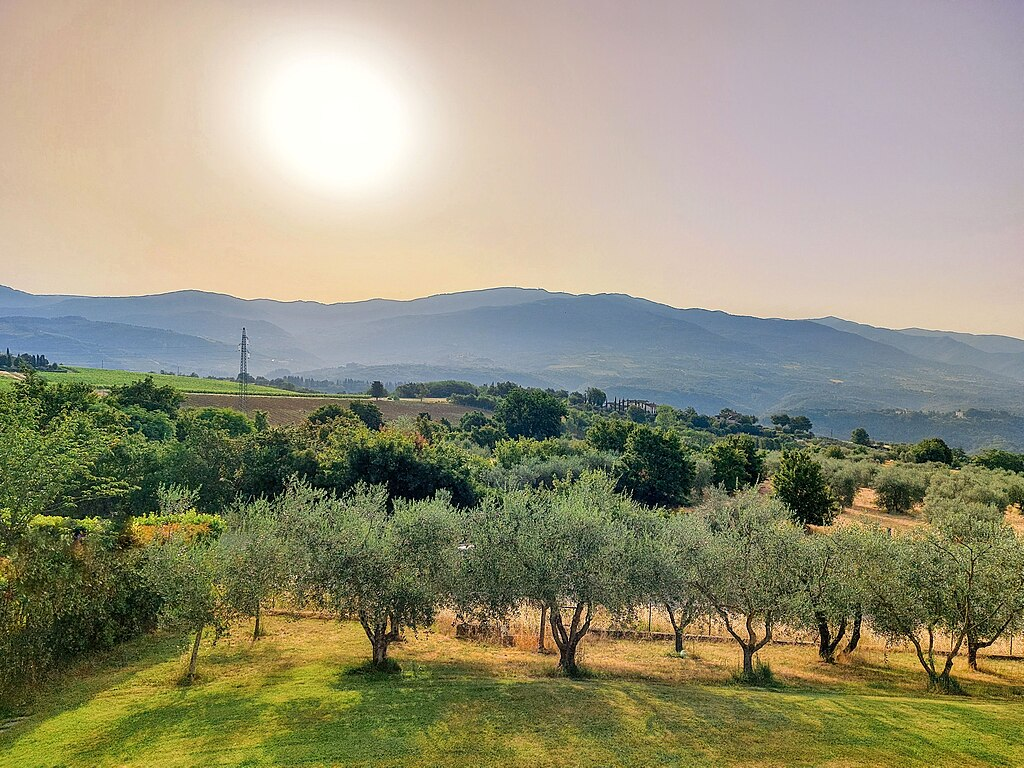
#> input picture Sashank_240725/week2_assignment/image.jpg, 1024 x 768 px, found by its file name
$ jupyter execute 'Assignment 2.ipynb'   (text cells are left out)
#> lines starting #> are read from the running program, lines starting #| are printed output that depends on the picture
[cell 1]
import cv2 as cv
import numpy as np
import os

img = cv.imread("Image.jpg")
#> img is the input picture: shape (768, 1024, 3); mean B, G, R 121.2, 146.6, 149.9
output_gray = cv.cvtColor(img,cv.COLOR_BGR2GRAY)
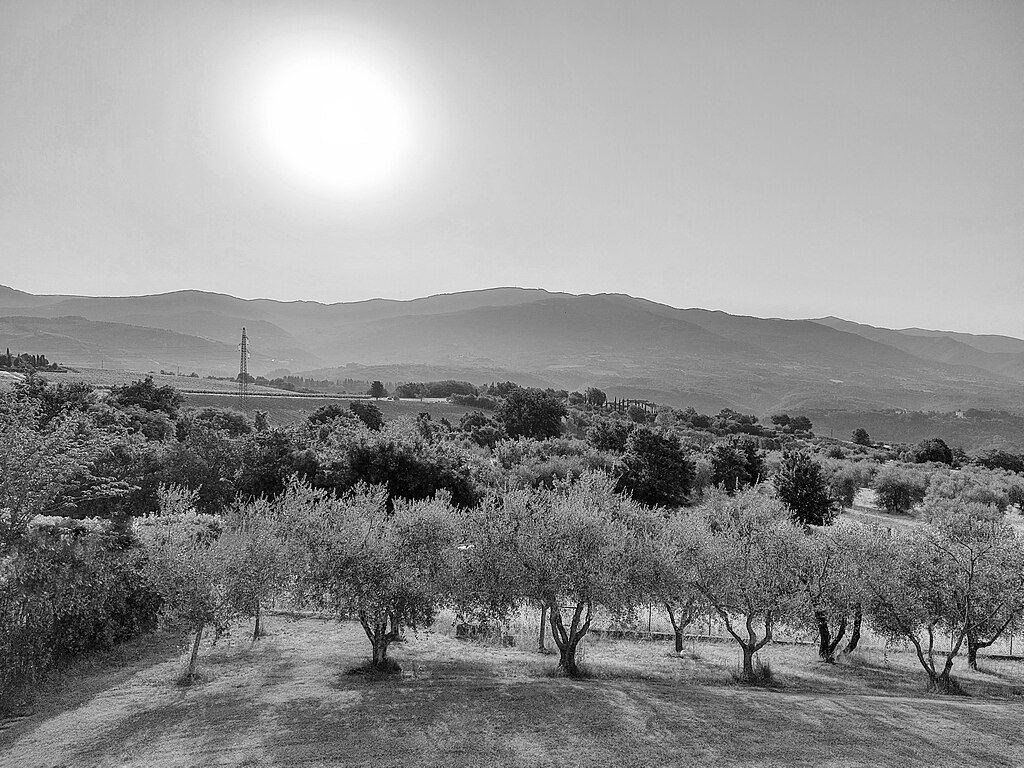
#> output_gray: shape (768, 1024); min 0, max 255, mean 144.7
cv.imshow("output_gray.jpg",output_gray)
cv.waitKey(0)

[cell 2]
capture = cv.VideoCapture(0)
frameCount = 1

if not os.path.exists("Frames"):
    os.makedirs("Frames")

while True:
    isTrue, frame = capture.read()
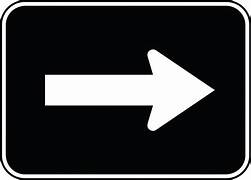
#> input picture BoddupallyUthamTejaSree_240280/Week 3/Image1.jpg, 251 x 180 px, given in place of the camera
#> frame is the input picture: shape (180, 251, 3); mean B, G, R 58.3, 56.9, 56.3

    if frameCount%30 == 0:
        cv.imwrite(f"Frames/Frame {frameCount}.jpg",frame)
    cv.imshow("FRAMES",frame)
    frameCount += 1
    if cv.waitKey(20) & 0xFF == ord('q'):
#> (key q is pressed here)
        break


cv.destroyAllWindows()
capture.release()

[cell 3]
rotated_image = cv.rotate(img,cv.ROTATE_90_CLOCKWISE)
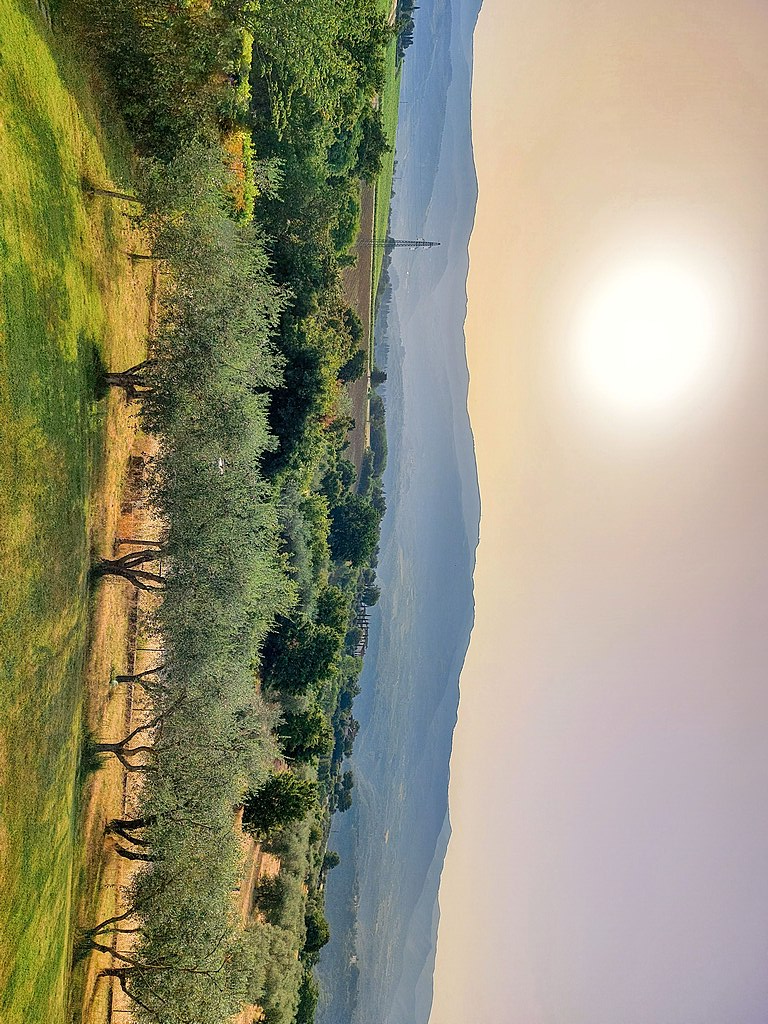
#> rotated_image: shape (1024, 768, 3); mean B, G, R 121.2, 146.6, 149.9
cv.imwrite("rotated_image.jpg",rotated_image)

cropped_image = rotated_image[300:500 , 200:400]
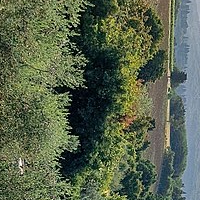
#> cropped_image: shape (200, 200, 3); mean B, G, R 77.8, 100.2, 88.7
cv.imwrite("cropped_image.jpg",cropped_image)
#> Out = True

# cv.imshow('rotated_image',rotated_image)
# cv.imshow('cropped_image',cropped_image)
# cv.waitKey(0)

[cell 4]
import time

video = cv.VideoCapture(0)

start_time = time.time()
while True :
    isTrue , frame = video.read()
    edges = cv.Canny(frame,125,175)
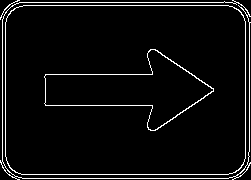
#> edges: shape (180, 251); 4.9% white in thin lines or dots
    edges_recolor = cv.cvtColor(edges, cv.COLOR_GRAY2BGR)
#> edges_recolor: shape (180, 251, 3); 4.9% white in thin lines or dots
    concatenated = np.concatenate((frame,edges_recolor))
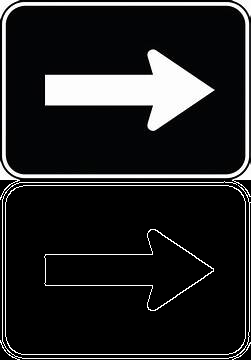
#> concatenated: shape (360, 251, 3); mean B, G, R 35.4, 34.8, 34.4
    time_elapsed = time.time() - start_time
    if time_elapsed > 10 :
        break
    cv.imshow("Video",concatenated)
    if cv.waitKey(20) & 0xFF==ord('q'):
#> (key q is pressed here)
        break
video.release()
cv.destroyAllWindows()

[cell 5]
gaussian_blur = cv.GaussianBlur(img,(5,5),cv.BORDER_DEFAULT)
cv.imwrite('gaussian_blur.jpg',gaussian_blur)
#> Out = True

[cell 6]
cv.circle(img, (img.shape[1]//2,img.shape[0]//2),50,(255,0,0),thickness= -1)
cv.rectangle(img,(img.shape[1]-100, img.shape[0]-50),(img.shape[1],img.shape[0]),(0,255,0),thickness=-1)
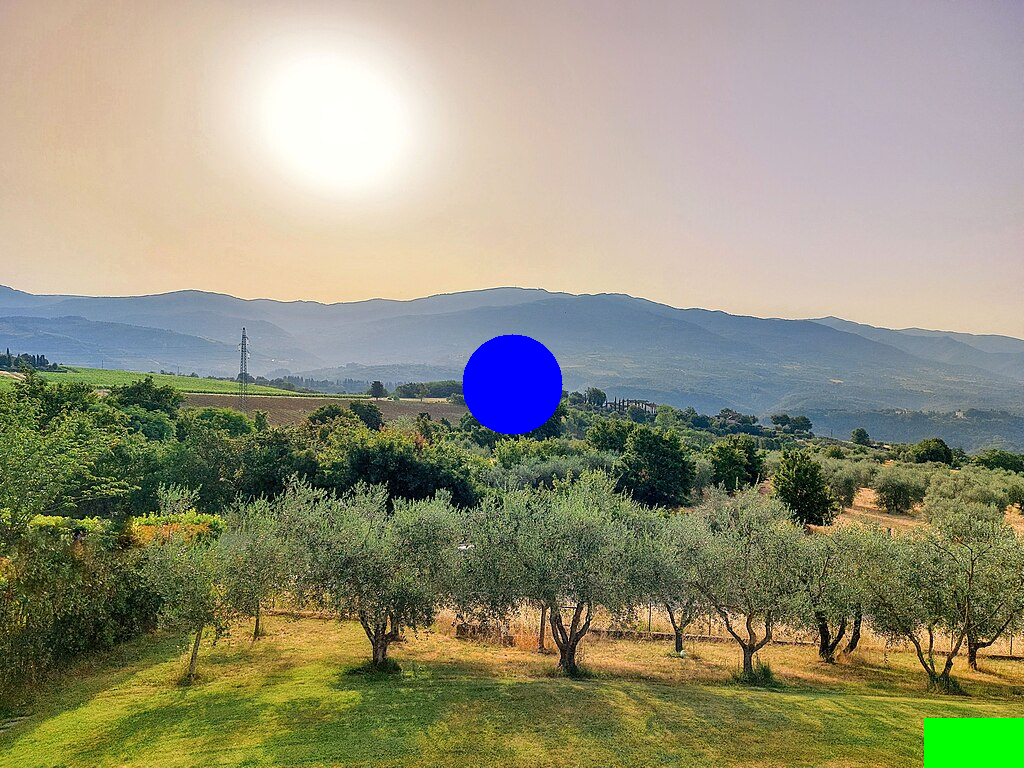
#> img: shape (768, 1024, 3); mean B, G, R 122.3, 146.2, 148.1
cv.imwrite('shapes_drawn.jpg',img)
#> Out = True

[cell 7]
hsv_img = cv.cvtColor(img,cv.COLOR_BGR2HSV)
#> hsv_img: shape (768, 1024, 3); mean H, S, V 52, 89.1, 160.5
cv.imwrite('hsv_image.jpg',hsv_img)
#> Out = True

[cell 8]
B,G,R = cv.split(img)
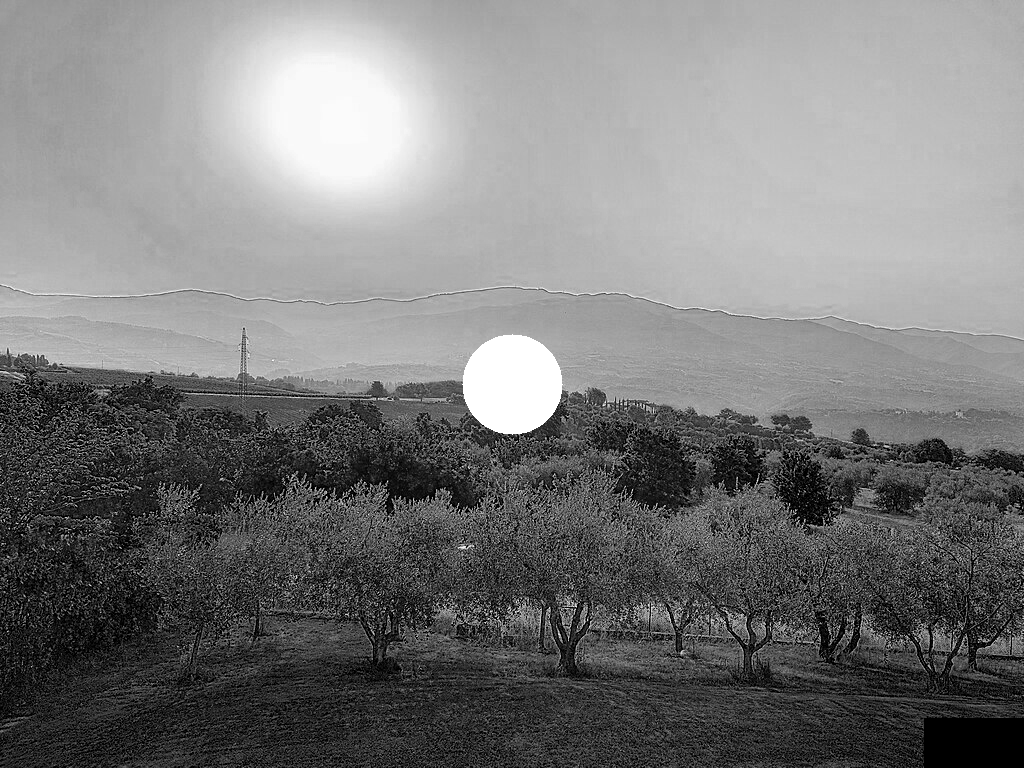
#> B: shape (768, 1024); min 0, max 255, mean 122.3
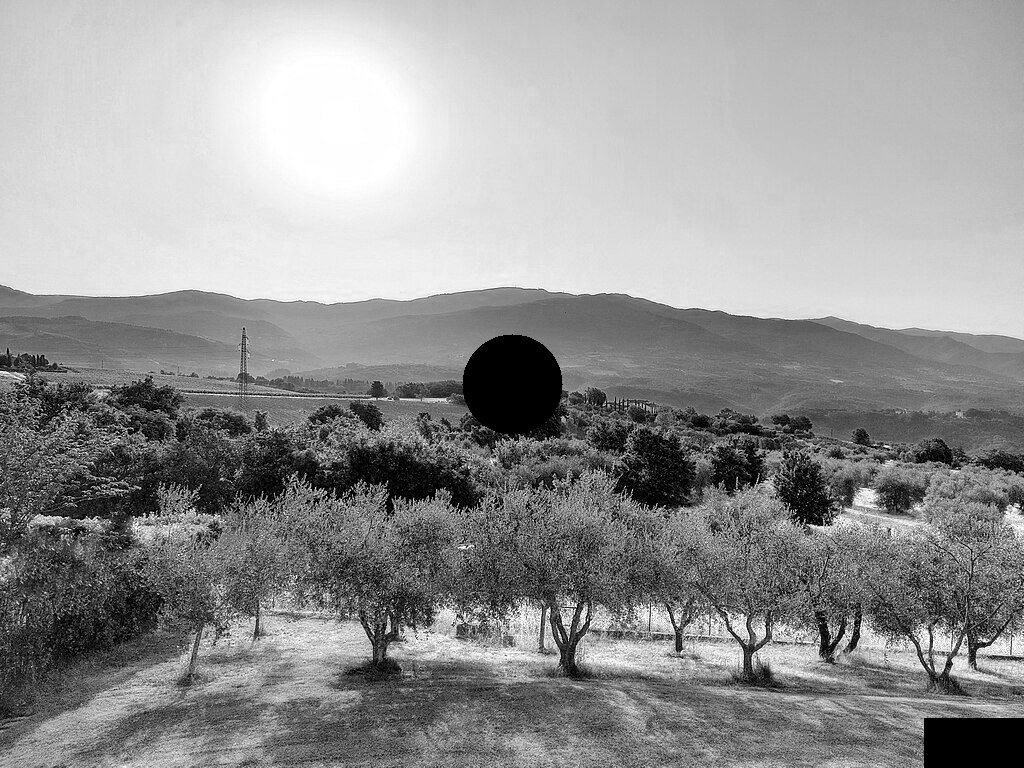
#> R: shape (768, 1024); min 0, max 255, mean 148.1
cv.imwrite('blue_channel.jpg',B)
cv.imwrite('green_channel.jpg',G)
cv.imwrite('red_channel.jpg',R)
#> Out = True
